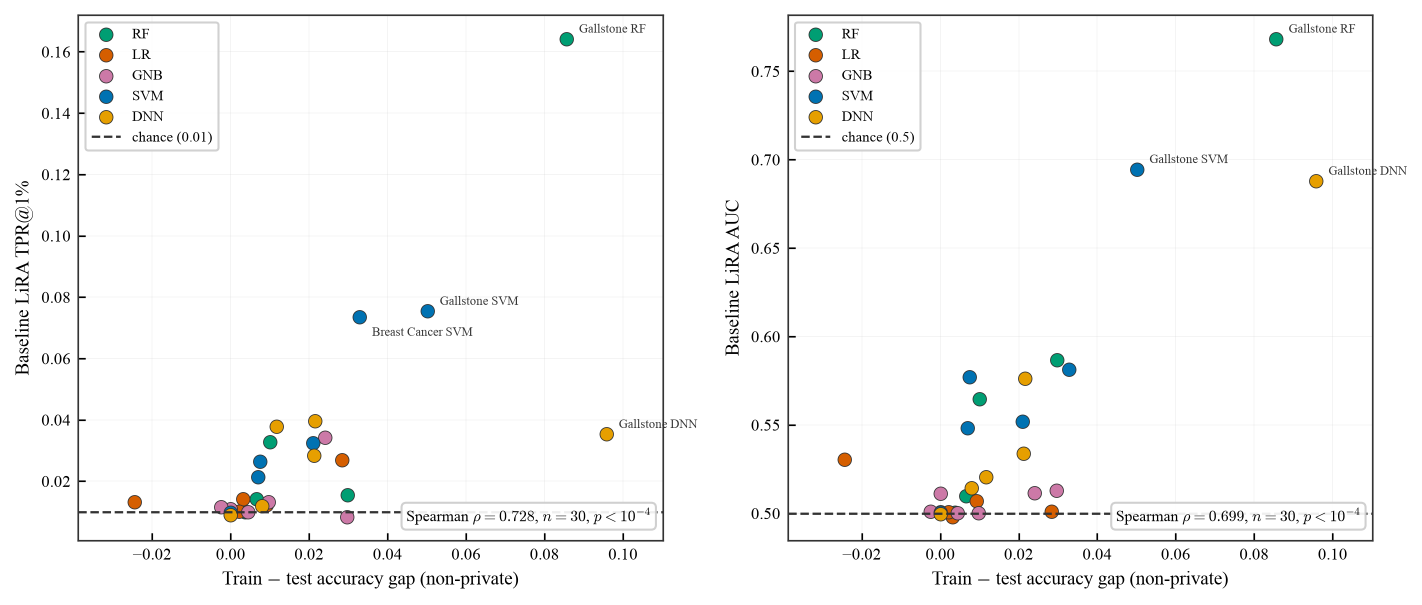
#> input picture revision/figures/png/gap_vs_leakage.png, 2843 x 1209 px (shown at 1/2 size)
$ python -i build_figures.py   (imports and definitions only)
#> lines starting #> are read from the running program, lines starting #| are printed output that depends on the picture; after the words box and inside, x2 and y2 are one past the last pixel; in counts of white or black regions, pixels touching at a corner belong together
#> further down, picture is the input picture: PIL image 2843x1209 RGBA; mean R, G, B, A 248.5, 248.5, 248.2, 255
"""Build the revision figures as PDF + PNG.

Matplotlib only.  No in-image titles (MDPI captions carry the title), no draft
codes in filenames or images, utility axes labelled with ``config.UTILITY_LABEL``.

The five d16-derived figures are regenerated from ``analysis/d16/
d16_figure_input.csv`` using the statistics already recorded in
``d16_correlations.csv``; those statistics are asserted, never recomputed into
the figure.  A mismatch aborts the build.

Run:  python build_figures.py
"""

from __future__ import annotations

import json
import math

import matplotlib
import numpy as np
import pandas as pd
from scipy.stats import spearmanr

# [1 line not run here, left out]
import matplotlib.pyplot as plt          # noqa: E402
from PIL import Image                    # noqa: E402

import config as C                       # noqa: E402
import loaders as L                      # noqa: E402
from build_tables import clopper_pearson  # noqa: E402

# Same house style as analysis/d16_rq_figures.py, minus the titles.
# [12 lines not run here, left out]

MCOLOR = {"RF": "#009E73", "LR": "#D55E00", "GNB": "#CC79A7",
          "SVM": "#0072B2", "DNN": "#E69F00"}

_gaps: list[str] = []


def gap(msg: str) -> None:
    _gaps.append(msg)
    print(f"  GAP: {msg}")


# [81 lines left out: functions save, place_labels, scatter_by_family, not called in this run]


def stat_text(rho, n, p) -> str:
    p_txt = "$p < 10^{-4}$" if p < 1e-4 else f"$p = {p:.4f}$"
    return f"Spearman $\\rho = {rho:.3f}$, $n = {n}$, {p_txt}"


# [127 lines left out: functions annotate_stats, _gap_frame, fig_gap_vs_leakage, fig_gap_vs_leakage_vs_N, fig_residual_floor_ci, not called in this run]


# ==========================================================================
# 3. the five d16 figures                                      [72][73][75]
# ==========================================================================

D16_SPEC = {
    "l4_avg_vs_worst_case": "L4  yeom_adv_base vs lira_auc_base",
    "rq1c_utility_vs_protection": "RQ1c ACL vs tpr1_dp",
    "rq1c_utility_vs_protection_exported": "RQ1c ACL_exported vs tpr1_dp",
    "rq2a_benefit_vs_baseline": "RQ2a tpr1_base vs reduction",
    "l6_baseline_leakage_vs_N": "L6  n_samples vs std-RF tpr1_base",
}


# [135 lines left out: functions _d16_stats, build_d16_figures, _ink_rows, not called in this run]


def _ink_mask(im: Image.Image, threshold: int = 245) -> np.ndarray:
#> called with threshold = 245
    rgb = Image.new("RGB", im.size, "white")
#> rgb: PIL image 2843x1209 RGB; every value is 255
    rgb.paste(im, mask=im.split()[-1] if im.mode == "RGBA" else None)
    return np.asarray(rgb.convert("L")) < threshold
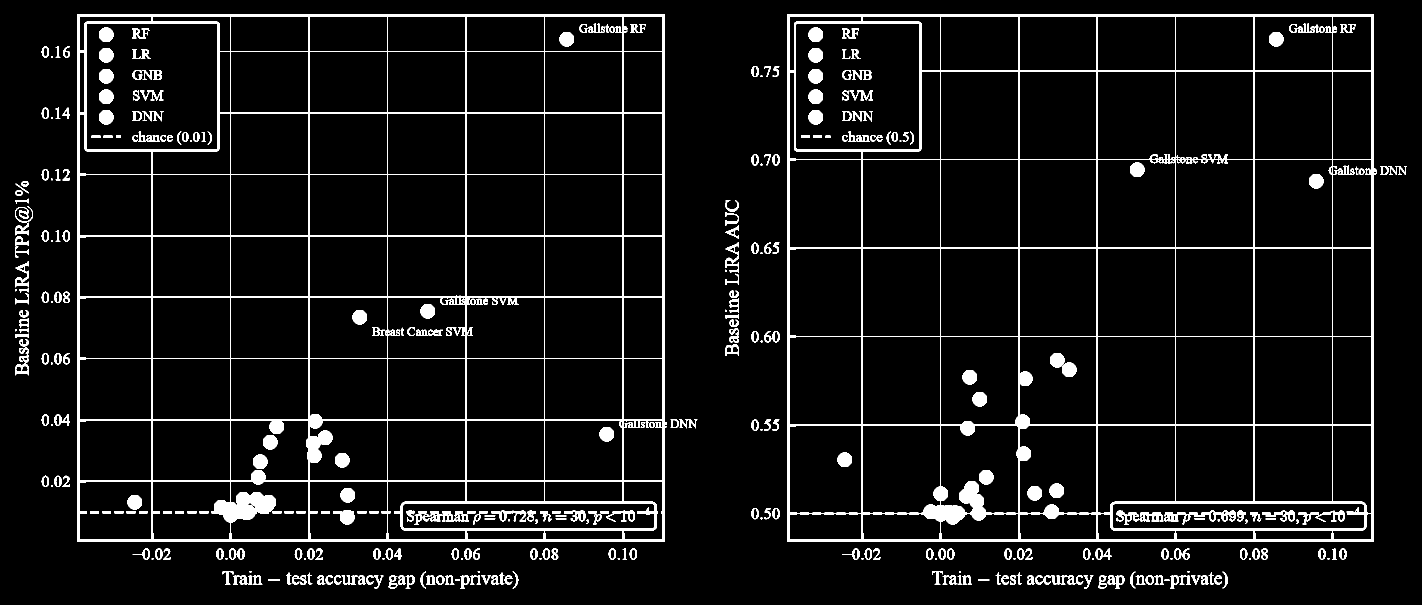
#> returned value: shape (1209, 2843) bool (shown at 1/2 size); 6.3% white; 397 white regions (40 under 20 px), largest, box (x1, y1, x2, y2) and area: (154, 28, 1334, 1084) 74407, (1574, 28, 2754, 1084) 69257, (666, 1020, 709, 1049) 783


def crop_title(src: Image.Image) -> tuple[Image.Image | None, str]:
    """Remove the two-line in-image title above the plot.

    Anchoring on "the first band of ink" is not safe here: the title's two
    lines are separated by only a few blank pixels, and so is the gap between
    the second line and the topmost y-tick label, so a gap-width heuristic
    walks straight into the plot.  Instead the axes frame is located directly
    -- it is the first row whose ink spans most of the canvas width -- and the
    cut is placed at the last fully blank row above everything attached to it
    (the top spine plus the tick label that overhangs it).  That guarantees no
    plot pixel is removed.  Returns (cropped, explanation) or (None, reason).
    """
    ink = _ink_mask(src)
    rows = ink.any(axis=1)
    h, w = ink.shape
#> h = 1209; w = 2843

    idx = np.flatnonzero(rows)
#> idx = 1114 values from 28 to 1176
    if idx.size == 0:
        return None, "image contains no ink"
    first = int(idx[0])
#> first = 28
    if first > h * 0.2:
        return None, f"first ink row at y={first} -- no title band to remove"

    # Axes frame: the first row whose ink spans at least half the canvas is the
    # top spine; the first such column is the left spine.
    spine_rows = np.flatnonzero(ink.sum(axis=1) > 0.5 * w)
#> spine_rows = [28, 29, 30, 31, 32, 1025, 1026, 1079, 1080, 1081, 1082, 1083]
    spine_cols = np.flatnonzero(ink.sum(axis=0) > 0.5 * h)
#> spine_cols = 48 values from 154 to 2747
    if spine_rows.size == 0 or spine_cols.size == 0:
        return None, "no axes frame found (no row/column spans >50% of the canvas)"
    top_spine, left_spine = int(spine_rows[0]), int(spine_cols[0])
#> top_spine = 28; left_spine = 154

    # Walk up from the top spine through contiguous ink: the spine itself plus
    # the topmost y-tick label, which overhangs it.
    y = top_spine
#> y = 28
    while y > 0 and rows[y - 1]:
        y -= 1
#> this loop made 0 passes
#> after the loop, y = 28
    plot_top = y
#> plot_top = 28

    # Nothing is ever plotted above the top spine, so any ink up there that
    # sits well inside the axes' horizontal span is title text. If such ink
    # shares rows with the tick label, no horizontal cut can remove the whole
    # title without clipping the label.
    band = ink[plot_top:top_spine, left_spine + 20:]
#> band = empty array
    if band.any():
        overlap_rows = plot_top + np.flatnonzero(band.any(axis=1))
        return None, (
            f"the title's lower line occupies rows "
            f"{int(overlap_rows[0])}-{int(overlap_rows[-1])}, which are the same "
            f"rows as the topmost y-axis tick label (contiguous ink from y="
            f"{plot_top} down to the top spine at y={top_spine}). There is no "
            f"blank row between them, so no horizontal crop removes the whole "
            f"title without clipping the tick label")

    # The last fully blank row above the plot is the cut line.
    z = plot_top
#> z = 28
    while z > 0 and not rows[z - 1]:
        z -= 1
#> this loop made 28 passes
#> z on passes 1 to 12: 27, 26, 25, 24, 23, 22, 21, 20, 19, 18, 17, 16
#> after the loop, z = 0
    blank_lo = z
#> blank_lo = 0
    gap_h = plot_top - blank_lo
#> gap_h = 28

    if blank_lo <= first:
        return None, (f"no blank gap between the title band (starting y={first}) "
                      f"and the plot (starting y={plot_top}) -- no safe cut line")
    if plot_top > h * 0.25:
        return None, (f"plot content starts at y={plot_top} of {h} -- unexpected "
                      f"layout, not cropping")
    if gap_h < 4:
        return None, (f"only {gap_h}px of blank space above the plot at "
                      f"y={plot_top} -- no safe cut line")

    cut = blank_lo + max(1, gap_h // 3)
    return src.crop((0, cut, src.width, src.height)), (
        f"title y=[{first},{blank_lo}) removed; axes frame at y={top_spine}, "
        f"topmost plot ink at y={plot_top}; cut at y={cut} inside a {gap_h}px "
        f"blank gap, so no plot pixel was touched")


# [50 lines left out: functions build_roc_figures, main, not called in this run]


# [2 lines not run here, left out]

>>> from PIL import Image
>>> picture = Image.open('../figures/png/gap_vs_leakage.png')
>>> result = crop_title(picture)

$ run again, on revision/figures/png/loglog_roc_BCP.png
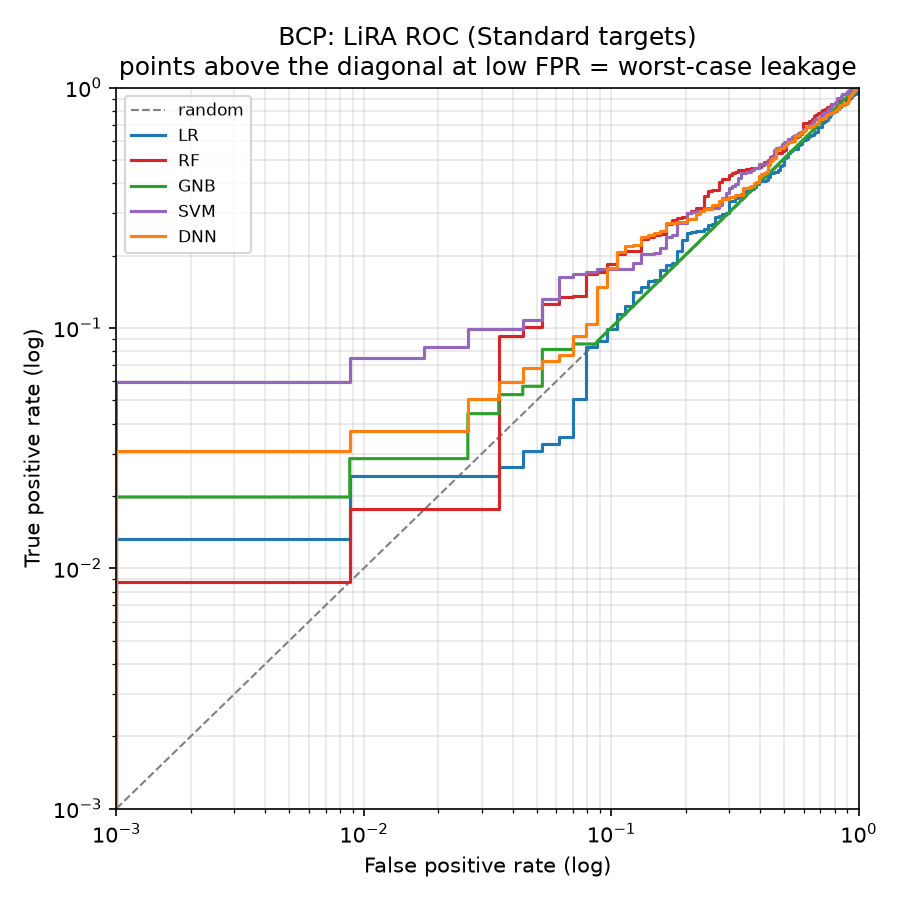
#> input picture revision/figures/png/loglog_roc_BCP.png, 900 x 900 px
#> picture is the input picture: PIL image 900x900 RGBA; mean R, G, B, A 246, 245.3, 244.9, 255
#> in _ink_mask, `return np.asarray(rgb.convert("L")) < threshold`:
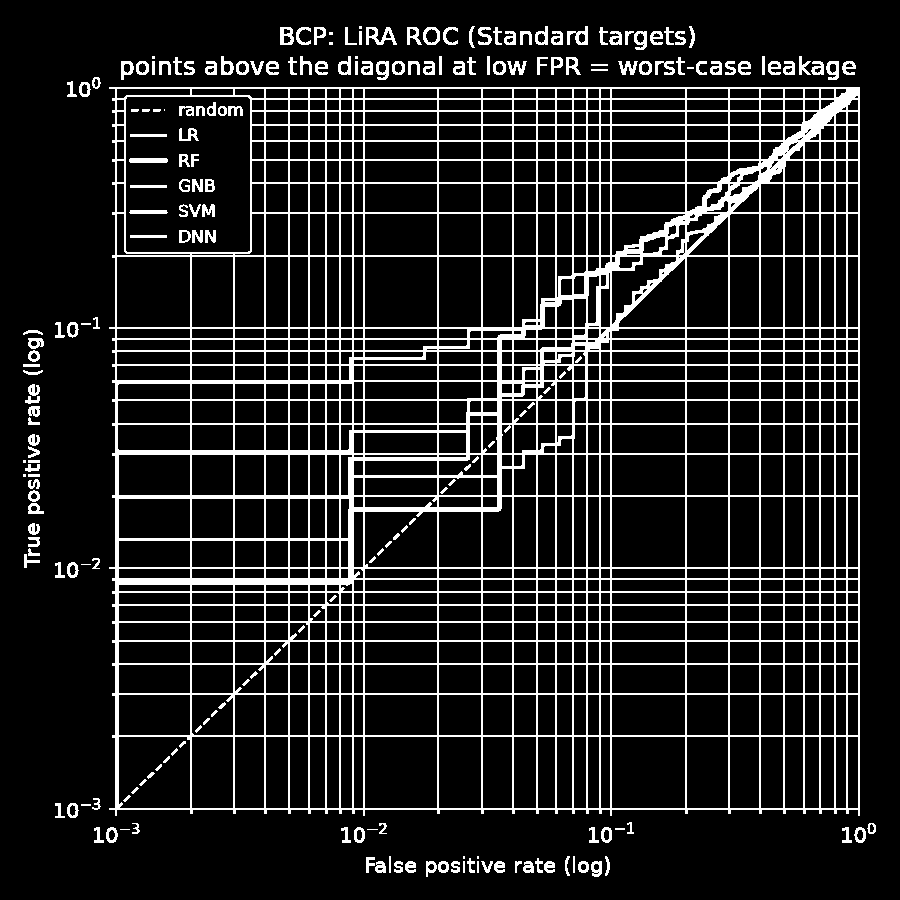
#> returned value: shape (900, 900) bool; 13.6% white in thin lines or dots, all inside (x1, y1, x2, y2) = (23, 26, 876, 877)
#> idx = 828 values from 26 to 876
#> first = 26
#> spine_rows = 56 values from 87 to 809
#> spine_cols = 57 values from 115 to 859
#> top_spine = 87; left_spine = 115
#> in crop_title, `y = top_spine`: y = 87
#> the loop in crop_title, `while y > 0 and rows[y - 1]:` made 31 passes
#> y on passes 1 to 8: 86, 85, 84, 83, 82, 81, 80, 79
#> after the loop in crop_title, `while y > 0 and rows[y - 1]:`: y = 56
#> in crop_title, `band = ink[plot_top:top_spine, left_spine + 20:]`:
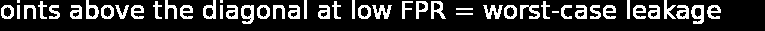
#> band: shape (31, 765) bool; 20.1% white; 49 white regions (3 under 20 px), largest, box (x1, y1, x2, y2) and area: (691, 5, 704, 24) 157, (241, 5, 254, 24) 154, (372, 5, 392, 19) 152
#> overlap_rows = 24 values from 56 to 79

$ run again, on revision/figures/png/loglog_roc_CANCER_RISK.png
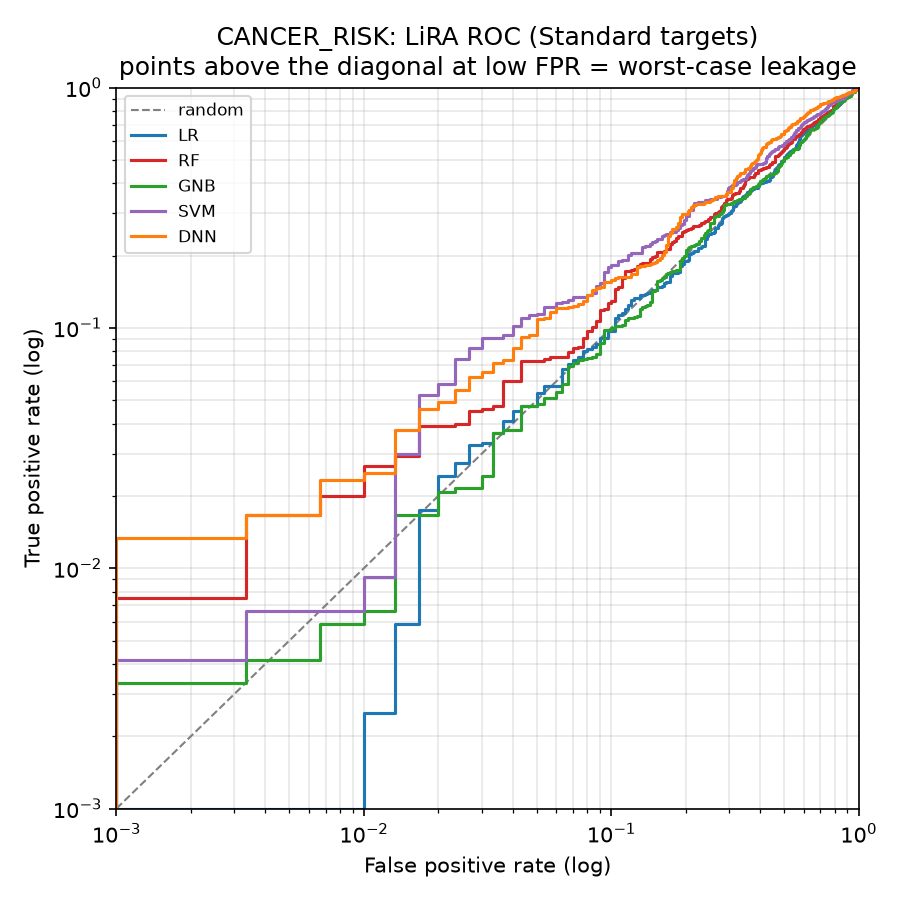
#> input picture revision/figures/png/loglog_roc_CANCER_RISK.png, 900 x 900 px
#> picture is the input picture: PIL image 900x900 RGBA; mean R, G, B, A 245.6, 244.9, 244.4, 255
#> in _ink_mask, `return np.asarray(rgb.convert("L")) < threshold`:
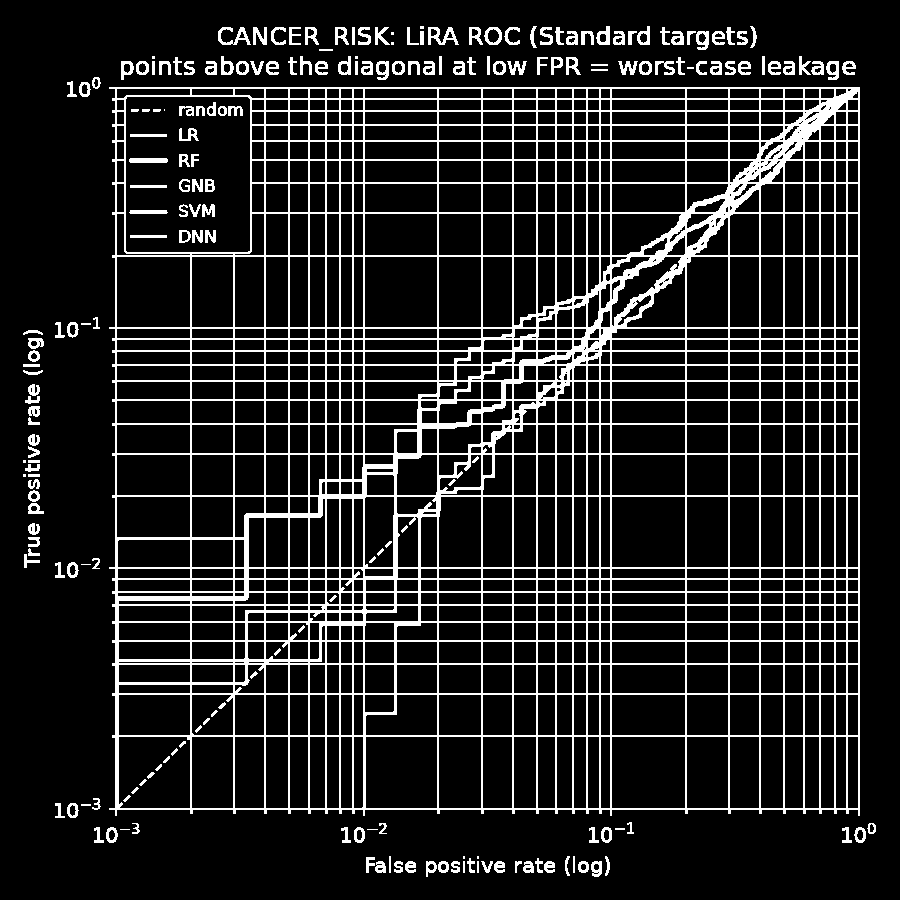
#> returned value: shape (900, 900) bool; 13.8% white in thin lines or dots, all inside (x1, y1, x2, y2) = (23, 26, 876, 877)
#> idx = 829 values from 26 to 876
#> first = 26
#> spine_rows = 56 values from 87 to 809
#> spine_cols = 56 values from 115 to 859
#> top_spine = 87; left_spine = 115
#> in crop_title, `y = top_spine`: y = 87
#> the loop in crop_title, `while y > 0 and rows[y - 1]:` made 31 passes
#> y on passes 1 to 8: 86, 85, 84, 83, 82, 81, 80, 79
#> after the loop in crop_title, `while y > 0 and rows[y - 1]:`: y = 56
#> in crop_title, `band = ink[plot_top:top_spine, left_spine + 20:]`:
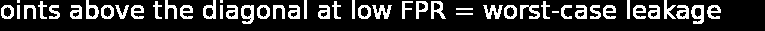
#> band: shape (31, 765) bool; 20.1% white; 49 white regions (3 under 20 px), largest, box (x1, y1, x2, y2) and area: (691, 5, 704, 24) 157, (241, 5, 254, 24) 154, (372, 5, 392, 19) 152
#> overlap_rows = 24 values from 56 to 79

$ run again, on revision/figures/png/loglog_roc_DIABETES.png
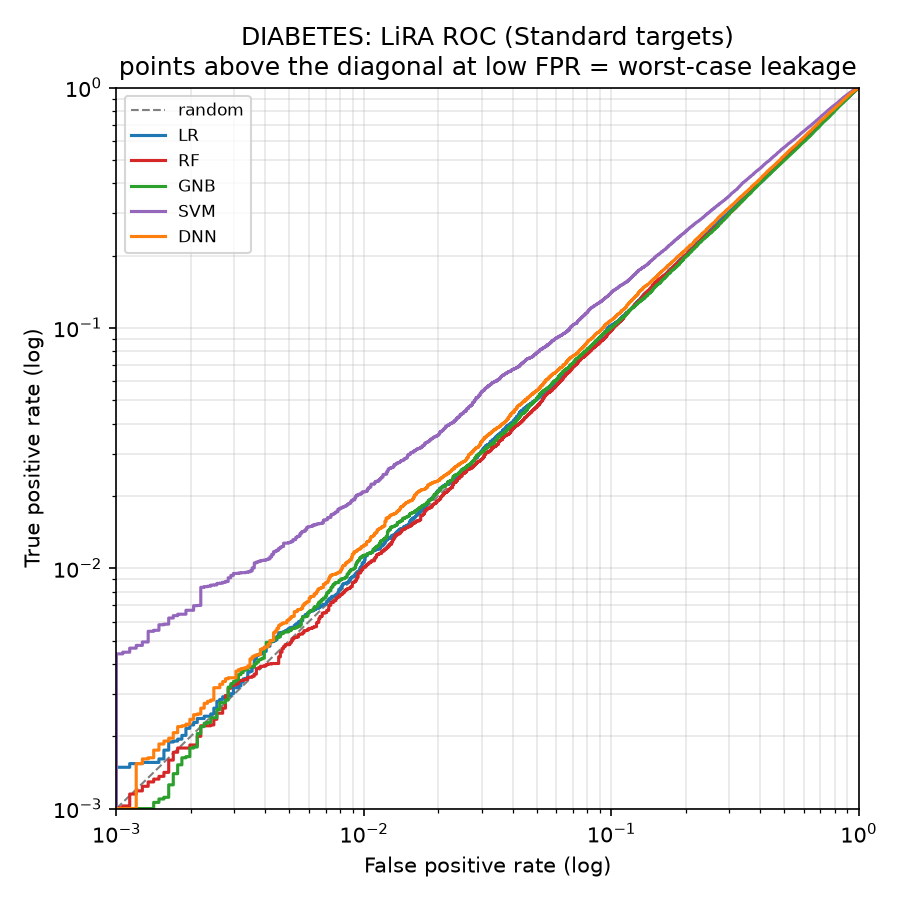
#> input picture revision/figures/png/loglog_roc_DIABETES.png, 900 x 900 px
#> picture is the input picture: PIL image 900x900 RGBA; mean R, G, B, A 246.1, 245.3, 244.8, 255
#> in _ink_mask, `return np.asarray(rgb.convert("L")) < threshold`:
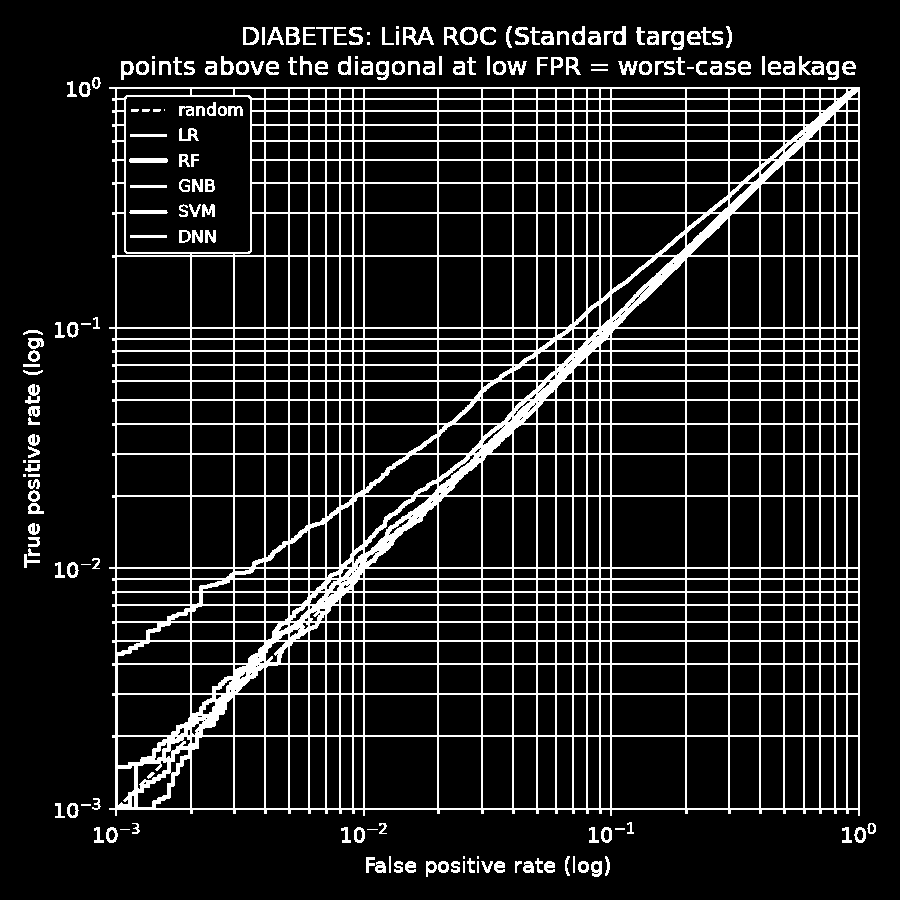
#> returned value: shape (900, 900) bool; 13.6% white in thin lines or dots, all inside (x1, y1, x2, y2) = (23, 26, 876, 877)
#> idx = 828 values from 26 to 876
#> first = 26
#> spine_rows = 56 values from 87 to 809
#> spine_cols = 56 values from 115 to 859
#> top_spine = 87; left_spine = 115
#> in crop_title, `y = top_spine`: y = 87
#> the loop in crop_title, `while y > 0 and rows[y - 1]:` made 31 passes
#> y on passes 1 to 8: 86, 85, 84, 83, 82, 81, 80, 79
#> after the loop in crop_title, `while y > 0 and rows[y - 1]:`: y = 56
#> in crop_title, `band = ink[plot_top:top_spine, left_spine + 20:]`:
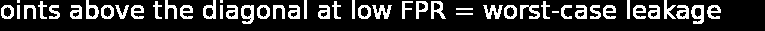
#> band: shape (31, 765) bool; 20.1% white; 49 white regions (3 under 20 px), largest, box (x1, y1, x2, y2) and area: (691, 5, 704, 24) 157, (241, 5, 254, 24) 154, (372, 5, 392, 19) 152
#> overlap_rows = 24 values from 56 to 79
